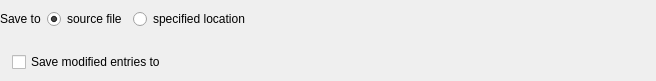
<?xml version="1.0" encoding="UTF-8"?>
<ui version="4.0">
 <class>OtoFileSaveWidget</class>
 <widget class="QWidget" name="OtoFileSaveWidget">
  <property name="geometry">
   <rect>
    <x>0</x>
    <y>0</y>
    <width>656</width>
    <height>81</height>
   </rect>
  </property>
  <layout class="QVBoxLayout" name="verticalLayout">
   <property name="leftMargin">
    <number>0</number>
   </property>
   <property name="topMargin">
    <number>0</number>
   </property>
   <property name="rightMargin">
    <number>0</number>
   </property>
   <property name="bottomMargin">
    <number>0</number>
   </property>
   <item>
    <layout class="QHBoxLayout" name="horizontalLayout_9">
     <item>
      <widget class="QLabel" name="label_6">
       <property name="text">
        <string>Save to</string>
       </property>
      </widget>
     </item>
     <item>
      <widget class="QRadioButton" name="saveToSrcRadioButton">
       <property name="text">
        <string>source file</string>
       </property>
       <property name="checked">
        <bool>true</bool>
       </property>
       <attribute name="buttonGroup">
        <string notr="true">saveFileNameButtonGroup</string>
       </attribute>
      </widget>
     </item>
     <item>
      <widget class="QRadioButton" name="saveToCustomRadioButton">
       <property name="text">
        <string>specified location</string>
       </property>
       <attribute name="buttonGroup">
        <string notr="true">saveFileNameButtonGroup</string>
       </attribute>
      </widget>
     </item>
     <item>
      <widget class="OtoFileNameEditWithSaveBrowse" name="saveFileNameEdit" native="true">
       <property name="enabled">
        <bool>false</bool>
       </property>
       <property name="sizePolicy">
        <sizepolicy hsizetype="Expanding" vsizetype="Preferred">
         <horstretch>0</horstretch>
         <verstretch>0</verstretch>
        </sizepolicy>
       </property>
      </widget>
     </item>
    </layout>
   </item>
   <item>
    <widget class="QWidget" name="secondFileNameWidget" native="true">
     <layout class="QHBoxLayout" name="horizontalLayout_10">
      <property name="leftMargin">
       <number>12</number>
      </property>
      <property name="topMargin">
       <number>0</number>
      </property>
      <property name="rightMargin">
       <number>0</number>
      </property>
      <property name="bottomMargin">
       <number>0</number>
      </property>
      <item>
       <widget class="QCheckBox" name="secondFileNameCheckBox">
        <property name="text">
         <string>Save modified entries to</string>
        </property>
       </widget>
      </item>
      <item>
       <widget class="OtoFileNameEditWithSaveBrowse" name="secondFileNameEdit" native="true">
        <property name="enabled">
         <bool>false</bool>
        </property>
        <property name="sizePolicy">
         <sizepolicy hsizetype="Expanding" vsizetype="Preferred">
          <horstretch>0</horstretch>
          <verstretch>0</verstretch>
         </sizepolicy>
        </property>
       </widget>
      </item>
     </layout>
    </widget>
   </item>
  </layout>
 </widget>
 <customwidgets>
  <customwidget>
   <class>OtoFileNameEditWithSaveBrowse</class>
   <extends>QWidget</extends>
   <header>utils/widgets/otofilenameeditwithbrowse.h</header>
   <container>1</container>
  </customwidget>
 </customwidgets>
 <resources/>
 <connections>
  <connection>
   <sender>secondFileNameCheckBox</sender>
   <signal>toggled(bool)</signal>
   <receiver>secondFileNameEdit</receiver>
   <slot>setEnabled(bool)</slot>
   <hints>
    <hint type="sourcelabel">
     <x>213</x>
     <y>74</y>
    </hint>
    <hint type="destinationlabel">
     <x>655</x>
     <y>80</y>
    </hint>
   </hints>
  </connection>
  <connection>
   <sender>saveToCustomRadioButton</sender>
   <signal>toggled(bool)</signal>
   <receiver>saveFileNameEdit</receiver>
   <slot>setEnabled(bool)</slot>
   <hints>
    <hint type="sourcelabel">
     <x>325</x>
     <y>30</y>
    </hint>
    <hint type="destinationlabel">
     <x>654</x>
     <y>35</y>
    </hint>
   </hints>
  </connection>
 </connections>
 <buttongroups>
  <buttongroup name="saveFileNameButtonGroup"/>
 </buttongroups>
</ui>
